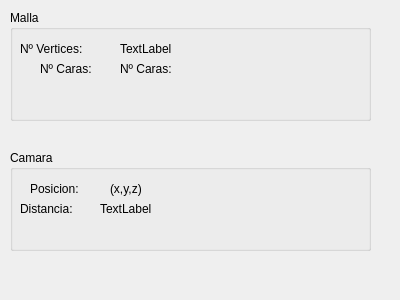
<?xml version="1.0" encoding="UTF-8"?>
<ui version="4.0">
 <class>InfoDialog</class>
 <widget class="QDialog" name="InfoDialog">
  <property name="geometry">
   <rect>
    <x>0</x>
    <y>0</y>
    <width>400</width>
    <height>300</height>
   </rect>
  </property>
  <property name="windowTitle">
   <string>Dialog</string>
  </property>
  <widget class="QGroupBox" name="groupBox">
   <property name="geometry">
    <rect>
     <x>10</x>
     <y>10</y>
     <width>361</width>
     <height>111</height>
    </rect>
   </property>
   <property name="title">
    <string>Malla</string>
   </property>
   <widget class="QLabel" name="info_num_faces">
    <property name="geometry">
     <rect>
      <x>110</x>
      <y>50</y>
      <width>67</width>
      <height>17</height>
     </rect>
    </property>
    <property name="text">
     <string>Nº Caras:</string>
    </property>
   </widget>
   <widget class="QLabel" name="label_3">
    <property name="geometry">
     <rect>
      <x>30</x>
      <y>50</y>
      <width>71</width>
      <height>17</height>
     </rect>
    </property>
    <property name="text">
     <string>Nº Caras:</string>
    </property>
   </widget>
   <widget class="QLabel" name="label">
    <property name="geometry">
     <rect>
      <x>10</x>
      <y>30</y>
      <width>91</width>
      <height>17</height>
     </rect>
    </property>
    <property name="text">
     <string>Nº Vertices:</string>
    </property>
   </widget>
   <widget class="QLabel" name="info_num_vertex">
    <property name="geometry">
     <rect>
      <x>110</x>
      <y>30</y>
      <width>67</width>
      <height>17</height>
     </rect>
    </property>
    <property name="text">
     <string>TextLabel</string>
    </property>
   </widget>
  </widget>
  <widget class="QGroupBox" name="groupBox_2">
   <property name="geometry">
    <rect>
     <x>10</x>
     <y>150</y>
     <width>361</width>
     <height>101</height>
    </rect>
   </property>
   <property name="title">
    <string>Camara</string>
   </property>
   <widget class="QLabel" name="label_7">
    <property name="geometry">
     <rect>
      <x>20</x>
      <y>30</y>
      <width>67</width>
      <height>17</height>
     </rect>
    </property>
    <property name="text">
     <string>Posicion:</string>
    </property>
   </widget>
   <widget class="QLabel" name="info_pos_camara">
    <property name="geometry">
     <rect>
      <x>100</x>
      <y>30</y>
      <width>67</width>
      <height>17</height>
     </rect>
    </property>
    <property name="text">
     <string>(x,y,z)</string>
    </property>
   </widget>
   <widget class="QLabel" name="label_8">
    <property name="geometry">
     <rect>
      <x>10</x>
      <y>50</y>
      <width>67</width>
      <height>17</height>
     </rect>
    </property>
    <property name="text">
     <string>Distancia:</string>
    </property>
   </widget>
   <widget class="QLabel" name="info_cam_distance">
    <property name="geometry">
     <rect>
      <x>90</x>
      <y>50</y>
      <width>67</width>
      <height>17</height>
     </rect>
    </property>
    <property name="text">
     <string>TextLabel</string>
    </property>
   </widget>
  </widget>
 </widget>
 <resources/>
 <connections/>
</ui>
